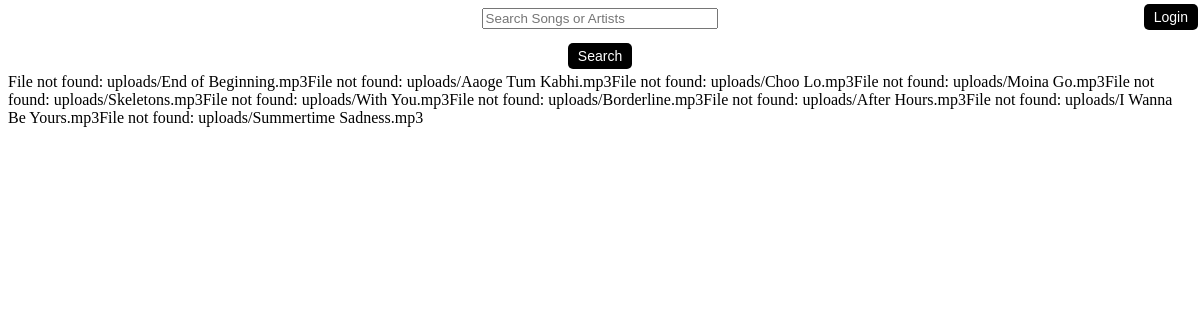
Screenshot of /landingpage.php with the database file from the repository.
### tables this page shows
CREATE TABLE `Song` (
  `SongID` int(11) NOT NULL,
  `Name` varchar(50) NOT NULL,
  `Artist` varchar(50) NOT NULL,
  `Album` varchar(50) NOT NULL
);

### landingpage.php (the view, shortened to what this page needs)
<?php
include 'DBConnection.php';
?>
<!DOCTYPE html>
<html lang="en">
<head>
    <link rel="stylesheet" href="styles.css">
</head>
<body>
    <section id="search-button-container">
        <form action="search.php" method="get">
            <input type="search" name="q" placeholder="Search Songs or Artists" required>
            <button type="submit" name="search">Search</button>
        </form>
    </section>
    <?php
    if (!isset($_SESSION["loggedin"]) || $_SESSION["loggedin"] !== true) {
        echo '<div class="login-button-container">';
        echo '<form action="login.php" method="get">';
        echo '<button type="submit" name="login">Login</button>';
        echo '</form>';
        echo '</div>';
    }
$sql = "SELECT * FROM Song";
$result = $conn->query($sql);
if ($result->num_rows > 0) {
    while ($row = $result->fetch_assoc()) {
        $file_path = "uploads/" . $row["Name"] . ".mp3";
        if (file_exists($file_path)) {
            echo "<h3>" . $row["Name"] ." By " .$row["Artist"]. "</h3>";
            echo '<audio controls>';
            echo '<source src="' . $file_path . '" type="audio/mpeg">';
            echo 'Your browser does not support the audio element.';
            echo '</audio>';
        } else {
            echo "File not found: " . $file_path;
        }
    }
} else {
    echo "No songs found.";
}
    ?>
</body>
</html>

### styles.css (style rules this page uses)
form { display: flex; flex-direction: column; align-items: center; }
input, button { width: 20%; margin-bottom: 10px; }
.login-button-container { position: absolute; top: 0; right: 0; }
button[name="login"], button[name="search"], button[name="upload"], button[name="playlist"] { margin-top: 5px; padding: 5px 10px; border: none; border-radius: 5px; background-color: black; color: white; text-align: center; text-decoration: none; display: inline-block; font-size: 14px; margin: 4px 2px; cursor: pointer; width: auto; }

### rows the page displays
song: Name "uploads/End of Beginning.mp3"
song: Name "uploads/Aaoge Tum Kabhi.mp3"
song: Name "uploads/Choo Lo.mp3"
song: Name "uploads/Moina Go.mp3"
song: Name "uploads/Skeletons.mp3"
song: Name "uploads/With You.mp3"
song: Name "uploads/Borderline.mp3"
song: Name "uploads/After Hours.mp3"
song: Name "uploads/I Wanna Be Yours.mp3"
song: Name "uploads/Summertime Sadness.mp3"
